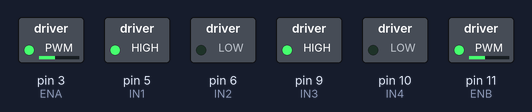
A sketch run on a simulated Arduino Uno, built with avr-gcc and run on an emulated ATmega328P. On the bench: switched loads named in the sketch (green lamp = pin HIGH).

Above: at 0.1 s.
Timing chart, 0 to 1.6 s (numbered marks = the images above):
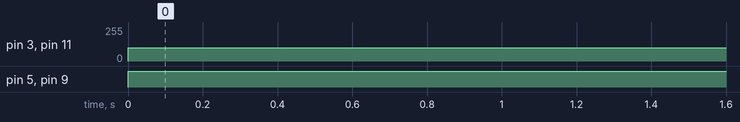

The sketch:

Test_L298N.ino
```cpp
#define ENA 3
#define ENB 11
#define IN1 5
#define IN2 6
#define IN3 9
#define IN4 10
void setup() {
  pinMode(IN1, OUTPUT);
  pinMode(IN2, OUTPUT);
  pinMode(ENA, OUTPUT);
  pinMode(IN3, OUTPUT);
  pinMode(IN4, OUTPUT);
  pinMode(ENB, OUTPUT);
}

void loop() {
  digitalWrite(IN1,HIGH);
  digitalWrite(IN2,LOW);
  analogWrite(ENA, 100);
  digitalWrite(IN3,HIGH);
  digitalWrite(IN4,LOW);
  analogWrite(ENB, 100);
}
```

Measured:
- by itself, pin 3 (ENA), pin 11 (ENB): 0/255 → 100/255 at 0.00 s
- by itself, pin 5 (IN1), pin 9 (IN3): LOW → HIGH at 0.00 s
